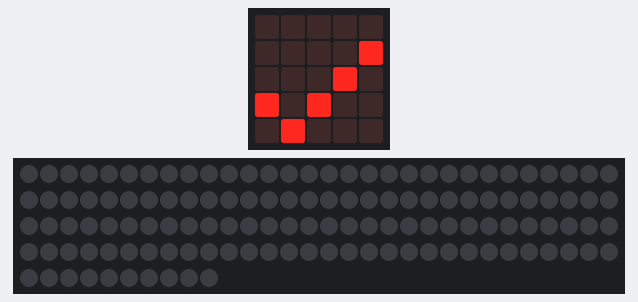
The program below on a simulated BBC micro:bit (MakeCode). On the bench: the board's 5×5 LED display, 130 RGB LEDs in strip order, left to right, continuing on the next row. Dim RGB values are drawn brighter than linear; random numbers come from a fixed seed.

Above: at 0.1 s.
At 0.7 s:
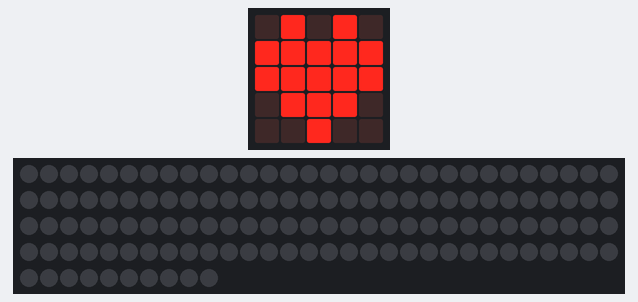
At 4.2 s:
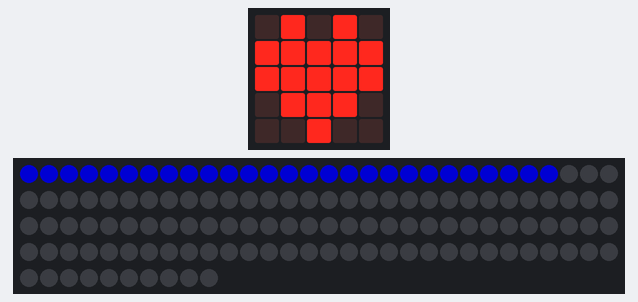
At 8.6 s:
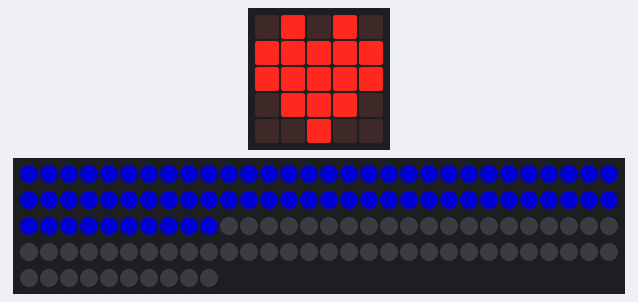
At 18.1 s:
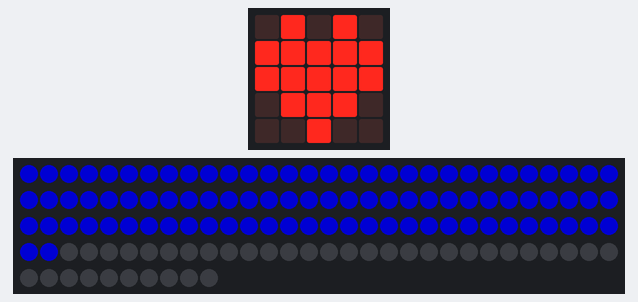
At 36.0 s:
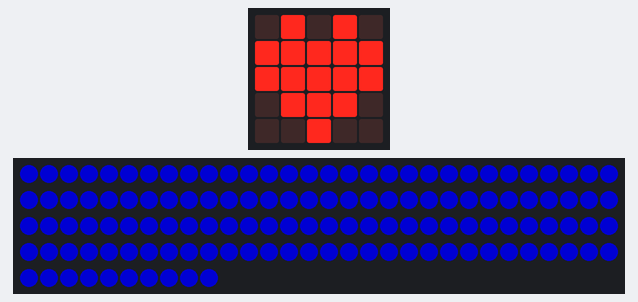

The program:

main.ts
```typescript
basic.showIcon(IconNames.Yes)
let nb_leds = 130
let montee_1 = 87
let montee_1bis = 5
let dureeMontee = 10000
let strip = neopixel.create(DigitalPin.P1, nb_leds, NeoPixelMode.RGB)
let descente_1 = 6
let montee_2 = 51
strip.showColor(neopixel.colors(NeoPixelColors.Black))
strip.show()
basic.showIcon(IconNames.Heart)
basic.pause(100)
for (let index = 0; index < montee_1; index++) {
    strip.setPixelColor(0, neopixel.colors(NeoPixelColors.Blue))
    strip.show()
    basic.pause(randint(50, 150))
    strip.shift(1)
}
for (let index = 0; index < montee_1bis; index++) {
    strip.setPixelColor(0, neopixel.colors(NeoPixelColors.Blue))
    strip.show()
    basic.pause(randint(1000, 2500))
    strip.shift(1)
}
strip.shift(-1)
for (let index = 0; index < descente_1; index++) {
    strip.setPixelColor(100, neopixel.colors(NeoPixelColors.Black))
    basic.pause(randint(500, 1500))
    strip.show()
    strip.shift(-1)
}
strip.shift(1)
basic.pause(500)
for (let index = 0; index < montee_2; index++) {
    strip.setPixelColor(0, neopixel.colors(NeoPixelColors.Blue))
    strip.show()
    basic.pause(randint(100, 250))
    strip.shift(1)
}
basic.forever(function () {

})
```

test.ts
```typescript
// les tests vont ici ; cela ne sera pas compilé si ce paquet est utilisé en tant qu'extension.
```
